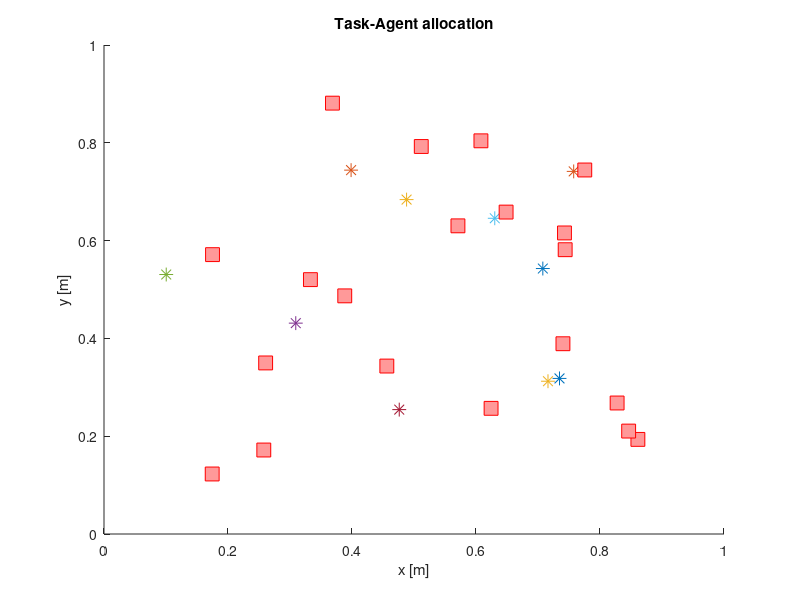

MATLAB code to generate this figure: (Note: this script raises an error after producing the figure.)
%% Decentralized Control for Dynamic Task Allocation Problems for Multi-Agent Systems with Auctions
% Analysis of the variation of the parameters
%
% Author: Martin Braquet
% Date: November 2020

function [] = optimalControlParametersAnalysis()

addpath('CNP_CBBA/');
close all; clear all;
rng('default');
rng(6);

simuNumber = 7;
simuName = 'Variation of parameters';

%% Setting of the manual parameters

AllParamsToAnalyze = {'RangeLimitation', 'RewardSuccessProbability', 'NumberAgentsTasks', 'TimeRatioLoiteringTasks'};
paramToAnalyze = AllParamsToAnalyze{4};

isUniformAgents = 0;
isUniformTasks = 1;
isPlotAlloc = 1;
isPlotRange = 0;
isCommLimit = 0;

nA = 10;
nT = 20;
ntLoiter = 0; %ceil(0.5*nt);
ratioRangeMapWidth = 0.3;
nRounds = 50;
maxInitSpeedAgents = 0.1;
nomReward = 1;
nomProbAT = 0.5;


%% Setting of the fixed parameters

lambda = 1;
Lt = 1;

mapWidth = 1;
commDistance = ratioRangeMapWidth * mapWidth;

simuTime = 10;
timeStep = simuTime / nRounds;

posA = (0.1 + 0.8 * rand(nA,2)) * mapWidth;
posT = (0.1 + 0.8 * rand(nT,2)) * mapWidth;

tfT =  simuTime * ones(nT,1);
tlT =  0.2 * simuTime * ones(nT,1);
taskType = zeros(nT,1);
taskType(1:ntLoiter) = 1;
tlT(taskType == 0) = 0;
[tlT, idx] = sort(tlT);
posT = posT(idx,:);

% Drag force to slow down the agents, final speed set to exp(-3) * vA0
kdrag = 3 / simuTime;

if isUniformAgents
    vA = zeros(nA,2);
else
    vA = (2 * rand(nA,2) - 1) * maxInitSpeedAgents;
end

maxInitSpeedTasks = 0.1;
if isUniformTasks
    vT = zeros(nT,2);
else
    vT = (2 * rand(nT,2) - 1) * maxInitSpeedTasks;
end

R = 0.04 * mapWidth;
if isUniformTasks
    radiusT = R * ones(nT,1);
else
    radiusT = (0.2 * rand(nT,1) + 1) * R;
end

% Reward after task completion
if isUniformTasks
    rBar = nomReward * ones(nT,1);
else
    rBar = nomReward * rand(nT,1);
end
rBar(taskType == 1) = 2 * rBar(taskType == 1);

% Probability that agent i successfully completes task j
if isUniformAgents
    probAT = nomProbAT * ones(nA,nT);
else
    probAT = rand(nA,nT);
end

Tasks.Pos          = posT;
Tasks.Speed        = vT;
Tasks.N            = nT;
Tasks.tf           = tfT;
Tasks.lambda       = lambda;
Tasks.task_type    = taskType;
Tasks.tloiter      = tlT;
Tasks.radius       = radiusT;
Tasks.r_bar        = rBar;
Tasks.prob_a_t     = probAT;
Tasks.task_type    = taskType;

Agents.N                    = nA;
Agents.Lt                   = Lt * ones(1,nA);
Agents.Pos                = posA;
Agents.v_a                  = vA;
Agents.previous_task        = zeros(nA,1);
Agents.previous_winnerBids  = zeros(nA,1);
Agents.rin_task             = zeros(nA,2);
Agents.vin_task             = zeros(nA,2);
Agents.kdrag                = kdrag;

% Fully connected graph
G = ~eye(Agents.N);

if isPlotAlloc
    figure; hold on;
    colors = lines(nA);
    SimuParamsCell.colors          = colors;
end

SimuParamsCell.n_rounds            = nRounds;
SimuParamsCell.timeStep            = timeStep;
SimuParamsCell.mapWidth            = mapWidth;
SimuParamsCell.commDistance        = commDistance;
SimuParamsCell.simuTime            = simuTime;
SimuParamsCell.timeStep            = timeStep;
SimuParamsCell.posA                = posA;
SimuParamsCell.maxInitSpeedAgents  = maxInitSpeedAgents;
SimuParamsCell.vA                  = vA;
SimuParamsCell.posT                = posT;
SimuParamsCell.maxInitSpeedTasks   = maxInitSpeedTasks;
SimuParamsCell.vT                  = vT;
SimuParamsCell.radiusT             = radiusT;
SimuParamsCell.taskType            = taskType;
SimuParamsCell.ntLoiter            = ntLoiter;
SimuParamsCell.taskType            = taskType;
SimuParamsCell.na                  = nA;
SimuParamsCell.nt                  = nT;
SimuParamsCell.tfT                 = tfT;
SimuParamsCell.tlT                 = tlT;
SimuParamsCell.R                   = R;
SimuParamsCell.radiusT             = radiusT;
SimuParamsCell.nomReward           = nomReward;
SimuParamsCell.rBar                = rBar;
SimuParamsCell.lambda              = lambda;
SimuParamsCell.probAT              = probAT;
SimuParamsCell.kdrag               = kdrag;

%%

switch paramToAnalyze
    case 'RangeLimitation'
        analyzeUtilityRangeLimitation();
    case 'RewardSuccessProbability'
        analyzeUtilityRewardSuccessProbability();
    case 'NumberAgentsTasks'
        analyzeTimeNumberAgentsTasks();
    case 'TimeRatioLoiteringTasks'
        analyzeTimeRatioLoiteringTasks();
end

%% Main subfunctions

    function [] = analyzeUtilityRangeLimitation()
        
        % Setting of the varying parameters
        ratioRangeMapWidth = 0:0.01:1;
        commDistance = ratioRangeMapWidth * mapWidth;
        totalUtilityAllocation = zeros(length(ratioRangeMapWidth), 1);
        
        for k = 1:length(ratioRangeMapWidth)
            if isPlotAlloc
                plotMapAgentsTasks();
            end
            
            for i = 1:nA
                for j = (i+1):nA
                    G(i,j) = norm(posA(i,:) - posA(j,:)) < commDistance(k);
                    G(j,i) = G(i,j);
                end
            end
            
            % CBBA solution
            tic;
            [S_CBBA, pCBBA, ~, ~, Agents] = CBBASolution(Agents, G, Tasks);
            pCBBA
            toc;
            
            totalUtilityAllocation(k) = S_CBBA;
            
            if isPlotAlloc
                setPlotAllocation(pCBBA);
            end
        end
        
        mkdir(sprintf('mat/%s/simu_%d', simuName, simuNumber));
        save(sprintf('mat/%s/simu_%d/ratioRangeMapWidth-%d.mat', simuName, simuNumber), 'ratioRangeMapWidth');
        save(sprintf('mat/%s/simu_%d/totalUtilityAllocation-%d.mat', simuName, simuNumber), 'totalUtilityAllocation');
        save(sprintf('mat/%s/simu_%d/SimuParamsCell.mat', simuName, simuNumber), 'SimuParamsCell');
        
        figure;
        plot(ratioRangeMapWidth, totalUtilityAllocation);
        title('Total utility');
        
    end

    function [] = analyzeUtilityRewardSuccessProbability()
        
        % Setting of the varying parameters
        nomReward = 0:0.1:1;
        nomProbAT = 0:0.1:1;
        totalUtilityAllocation = zeros(length(nomReward), length(nomProbAT));
        
        for k = 2:length(nomReward)
            for l = 2:length(nomProbAT)
                
                rBar = nomReward(k) * ones(nT,1);
                Tasks.r_bar = rBar;
                probAT = nomProbAT(l) * ones(nA,nT);
                Tasks.prob_a_t = probAT;
                
                if isPlotAlloc
                    plotMapAgentsTasks();
                end
                
                if isCommLimit
                    setCommunicationLimitation();
                end
                
                % CBBA solution
                tic;
                [S_CBBA, pCBBA, ~, ~, Agents] = CBBASolution(Agents, G, Tasks);
                pCBBA
                toc;
                
                totalUtilityAllocation(k,l) = S_CBBA;
                
                if isPlotAlloc
                    setPlotAllocation(pCBBA);
                end
            end
        end
        
        mkdir(sprintf('mat/%s/simu_%d', simuName, simuNumber));
        save(sprintf('mat/%s/simu_%d/nomReward-%d.mat', simuName, simuNumber), 'nomReward');
        save(sprintf('mat/%s/simu_%d/nomProbAT-%d.mat', simuName, simuNumber), 'nomProbAT');
        save(sprintf('mat/%s/simu_%d/totalUtilityAllocation-%d.mat', simuName, simuNumber), 'totalUtilityAllocation');
        save(sprintf('mat/%s/simu_%d/SimuParamsCell.mat', simuName, simuNumber), 'SimuParamsCell');
        
        figure;
        [mechNomReward, meshNomProbAT] = meshgrid(nomReward, nomProbAT);
        surf(mechNomReward, meshNomProbAT, totalUtilityAllocation);
        xlabel('nomReward');
        ylabel('nomProbAT');
        title('Total utility');
        
    end

    function [] = analyzeTimeNumberAgentsTasks()
        
        % Setting of the varying parameters
        nAVect = 1:4:60;
        nTVect = 1:4:60;
        totalUtilityAllocation = zeros(length(nAVect), length(nTVect));
        totalComputationTime = zeros(length(nAVect), length(nTVect));
        
        for k = 1:length(nAVect)
            for l = 1:length(nTVect)
                
                nA = nAVect(k);
                nT = nTVect(l);
                
                posA = (0.1 + 0.8 * rand(nA,2)) * mapWidth;
                posT = (0.1 + 0.8 * rand(nT,2)) * mapWidth;
                tfT =  simuTime * ones(nT,1);
                tlT =  0.2 * simuTime * ones(nT,1);
                taskType = zeros(nT,1);
                taskType(1:ntLoiter) = 1;
                tlT(taskType == 0) = 0;
                [tlT, idx] = sort(tlT);
                posT = posT(idx,:);
                vA = zeros(nA,2);
                vT = zeros(nT,2);
                R = 0.04 * mapWidth;
                radiusT = R * ones(nT,1);
                rBar = nomReward * ones(nT,1);
                probAT = nomProbAT * ones(nA,nT);
                G = ~eye(nA);
                
                Tasks.Pos          = posT;
                Tasks.Speed        = vT;
                Tasks.N            = nT;
                Tasks.tf           = tfT;
                Tasks.lambda       = lambda;
                Tasks.task_type    = taskType;
                Tasks.tloiter      = tlT;
                Tasks.radius       = radiusT;
                Tasks.r_bar        = rBar;
                Tasks.prob_a_t     = probAT;
                Tasks.task_type    = taskType;
                
                Agents.N                    = nA;
                Agents.Lt                   = Lt * ones(1,nA);
                Agents.Pos                  = posA;
                Agents.v_a                  = vA;
                Agents.previous_task        = zeros(nA,1);
                Agents.previous_winnerBids  = zeros(nA,1);
                Agents.rin_task             = zeros(nA,2);
                Agents.vin_task             = zeros(nA,2);
                
                if isPlotAlloc
                    plotMapAgentsTasks();
                end
                
                if isCommLimit
                    setCommunicationLimitation();
                end
                
                % CBBA solution
                tic;
                [S_CBBA, pCBBA, ~, ~, Agents] = CBBASolution(Agents, G, Tasks);
                %pCBBA
                totalComputationTime(k,l) = toc;
                [k l]
                
                totalUtilityAllocation(k,l) = S_CBBA;
                
                if isPlotAlloc
                    setPlotAllocation(pCBBA);
                end
            end
        end
        
        mkdir(sprintf('mat/%s/simu_%d', simuName, simuNumber));
        save(sprintf('mat/%s/simu_%d/nAVect-%d.mat', simuName, simuNumber), 'nAVect');
        save(sprintf('mat/%s/simu_%d/nTVect-%d.mat', simuName, simuNumber), 'nTVect');
        save(sprintf('mat/%s/simu_%d/totalUtilityAllocation-%d.mat', simuName, simuNumber), 'totalUtilityAllocation');
        save(sprintf('mat/%s/simu_%d/totalComputationTime-%d.mat', simuName, simuNumber), 'totalComputationTime');
        save(sprintf('mat/%s/simu_%d/SimuParamsCell.mat', simuName, simuNumber), 'SimuParamsCell');
        
        [mechnAVect, meshnTVect] = meshgrid(nAVect, nTVect);
        
        figure;
        surf(mechnAVect, meshnTVect, totalUtilityAllocation);
        xlabel('nA');
        ylabel('nT');
        title('Total utility');
        
        figure;
        surf(mechnAVect, meshnTVect, totalComputationTime);
        xlabel('nA');
        ylabel('nT');
        title('Computation time');
        
    end

    function [] = analyzeTimeRatioLoiteringTasks()
        
        % Setting of the varying parameters
        ntLoiterVect = 1:nT;
        totalUtilityAllocation = zeros(length(ntLoiterVect), 1);
        totalComputationTime = zeros(length(ntLoiterVect), 1);
        
        for k = 1:length(ntLoiterVect)
            
            ntLoiter = ntLoiterVect(k);
            
            taskType(1:ntLoiter) = 1;
            tlT(taskType == 0) = 0;
            tlT(taskType == 1) = 2;
            Tasks.tloiter = tlT;
            Tasks.task_type = taskType;
        
            Agents.previous_task        = zeros(nA,1);
            Agents.previous_winnerBids  = zeros(nA,1);
            Agents.rin_task             = zeros(nA,2);
            Agents.vin_task             = zeros(nA,2);
            
            if isPlotAlloc
                plotMapAgentsTasks();
            end
            
            if isCommLimit
                setCommunicationLimitation();
            end
            
            % CBBA solution
            tic;
            [S_CBBA, pCBBA, ~, ~, Agents] = CBBASolution(Agents, G, Tasks);
            %pCBBA
            totalComputationTime(k) = toc;
            k
            
            totalUtilityAllocation(k) = S_CBBA;
            
            if isPlotAlloc
                setPlotAllocation(pCBBA);
            end
        end
        
        mkdir(sprintf('mat/%s/simu_%d', simuName, simuNumber));
        save(sprintf('mat/%s/simu_%d/ntLoiterVect-%d.mat', simuName, simuNumber), 'ntLoiterVect');
        save(sprintf('mat/%s/simu_%d/totalUtilityAllocation-%d.mat', simuName, simuNumber), 'totalUtilityAllocation');
        save(sprintf('mat/%s/simu_%d/totalComputationTime-%d.mat', simuName, simuNumber), 'totalComputationTime');
        save(sprintf('mat/%s/simu_%d/SimuParamsCell.mat', simuName, simuNumber), 'SimuParamsCell');
       
        figure;
        plot(ntLoiterVect, totalUtilityAllocation);
        title('Total utility');
        
        figure;
        plot(ntLoiterVect, totalComputationTime);
        title('Computation time');
        
    end

%% Other subfunctions

    function [] = setCommunicationLimitation()
        
        for i = 1:nA
            for j = (i+1):nA
                G(i,j) = norm(posA(i,:) - posA(j,:)) < commDistance;
                G(j,i) = G(i,j);
            end
        end
        
    end

    function [] = setPlotAllocation(pCBBA)
        
        % Find the optimal control solution for the given allocation p_CBBA
        [X, ~, ~, ~] = OptimalControlSolution(posA, vA, posT, vT, radiusT, pCBBA, Agents, tfT, Tasks.tloiter, timeStep, nRounds, nA, kdrag);
        plotMapAllocation(X, nRounds, nA, colors, 'CBBA solution');
        legend(legendUnq(gca));
        drawnow;
        
    end


    function [] = plotMapAgentsTasks()
        
        clf; hold on;
        xlim([0 mapWidth]);
        ylim([0 mapWidth]);
        xlabel('x [m]');
        ylabel('y [m]');
        title('Task-Agent allocation');
        for i = 1:nA
            plot(posA(i,1), posA(i,2), '*', 'Color', colors(i,:), 'MarkerSize', 10, 'DisplayName', 'Agents');
        end
        plot(posT(:,1), posT(:,2),'rs', 'MarkerSize', 10, 'DisplayName', 'Targets', 'MarkerFaceColor',[1 .6 .6]);
        if isPlotRange
            PlotAgentRange(posA, commDistance, colors, 'Comm Range');
        end
        
        PlotTaskLoitering(posT, radiusT, taskType, 'r--', 'Task loitering');
        
    end

end